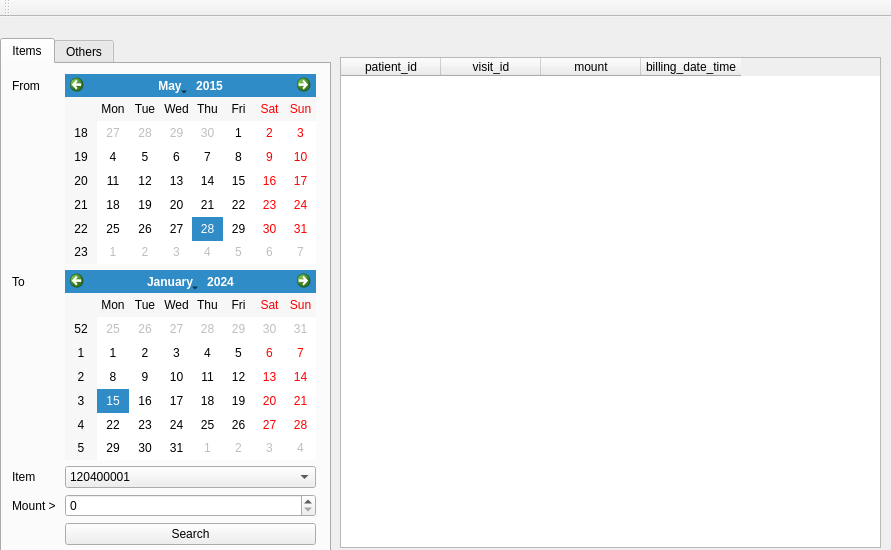
<?xml version="1.0" encoding="UTF-8"?>
<ui version="4.0">
 <class>MainWindow</class>
 <widget class="QMainWindow" name="MainWindow">
  <property name="geometry">
   <rect>
    <x>0</x>
    <y>0</y>
    <width>891</width>
    <height>550</height>
   </rect>
  </property>
  <property name="sizePolicy">
   <sizepolicy hsizetype="Fixed" vsizetype="Fixed">
    <horstretch>0</horstretch>
    <verstretch>0</verstretch>
   </sizepolicy>
  </property>
  <property name="windowTitle">
   <string>MainWindow</string>
  </property>
  <widget class="QWidget" name="centralwidget">
   <widget class="QTabWidget" name="tabWidget">
    <property name="geometry">
     <rect>
      <x>0</x>
      <y>21</y>
      <width>331</width>
      <height>515</height>
     </rect>
    </property>
    <property name="currentIndex">
     <number>0</number>
    </property>
    <widget class="QWidget" name="tab_items">
     <attribute name="title">
      <string>Items</string>
     </attribute>
     <widget class="QWidget" name="formLayoutWidget">
      <property name="geometry">
       <rect>
        <x>10</x>
        <y>10</y>
        <width>304</width>
        <height>471</height>
       </rect>
      </property>
      <layout class="QFormLayout" name="formLayout">
       <item row="0" column="0">
        <widget class="QLabel" name="label_from">
         <property name="text">
          <string>From</string>
         </property>
        </widget>
       </item>
       <item row="1" column="0">
        <widget class="QLabel" name="label_to">
         <property name="text">
          <string>To</string>
         </property>
        </widget>
       </item>
       <item row="2" column="0">
        <widget class="QLabel" name="label_item">
         <property name="text">
          <string>Item</string>
         </property>
        </widget>
       </item>
       <item row="2" column="1">
        <widget class="QComboBox" name="comboBox_item">
         <item>
          <property name="text">
           <string>120400001</string>
          </property>
         </item>
        </widget>
       </item>
       <item row="3" column="0">
        <widget class="QLabel" name="label_mount">
         <property name="text">
          <string>Mount &gt; </string>
         </property>
        </widget>
       </item>
       <item row="3" column="1">
        <widget class="QSpinBox" name="spinBox_mount"/>
       </item>
       <item row="4" column="1">
        <widget class="QPushButton" name="pushButton">
         <property name="text">
          <string>Search</string>
         </property>
        </widget>
       </item>
       <item row="0" column="1">
        <widget class="QCalendarWidget" name="calendarWidget_from">
         <property name="selectedDate">
          <date>
           <year>2015</year>
           <month>5</month>
           <day>28</day>
          </date>
         </property>
        </widget>
       </item>
       <item row="1" column="1">
        <widget class="QCalendarWidget" name="calendarWidget_to"/>
       </item>
      </layout>
     </widget>
    </widget>
    <widget class="QWidget" name="tab_others">
     <attribute name="title">
      <string>Others</string>
     </attribute>
    </widget>
   </widget>
   <widget class="QTableWidget" name="tableWidget">
    <property name="geometry">
     <rect>
      <x>340</x>
      <y>40</y>
      <width>541</width>
      <height>491</height>
     </rect>
    </property>
    <column>
     <property name="text">
      <string>patient_id</string>
     </property>
     <property name="background">
      <color>
       <red>255</red>
       <green>255</green>
       <blue>255</blue>
      </color>
     </property>
    </column>
    <column>
     <property name="text">
      <string>visit_id</string>
     </property>
     <property name="background">
      <color>
       <red>255</red>
       <green>255</green>
       <blue>255</blue>
      </color>
     </property>
    </column>
    <column>
     <property name="text">
      <string>mount</string>
     </property>
     <property name="background">
      <color>
       <red>255</red>
       <green>255</green>
       <blue>255</blue>
      </color>
     </property>
    </column>
    <column>
     <property name="text">
      <string>billing_date_time</string>
     </property>
    </column>
   </widget>
  </widget>
  <widget class="QToolBar" name="toolBar">
   <property name="windowTitle">
    <string>toolBar</string>
   </property>
   <attribute name="toolBarArea">
    <enum>TopToolBarArea</enum>
   </attribute>
   <attribute name="toolBarBreak">
    <bool>false</bool>
   </attribute>
  </widget>
 </widget>
 <resources/>
 <connections/>
</ui>
